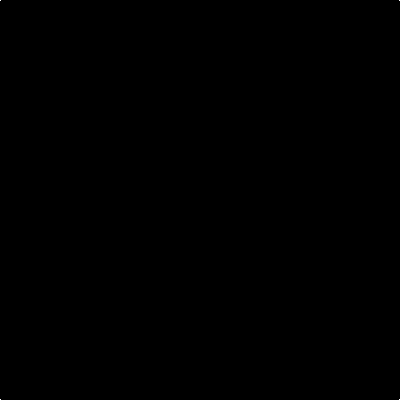
Frame 1 (no input)
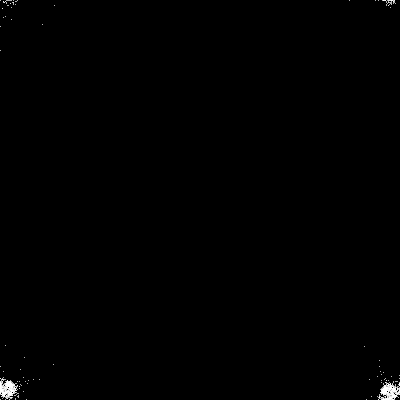
Frame 60 (the mouse pressed at the canvas centre just before this capture)
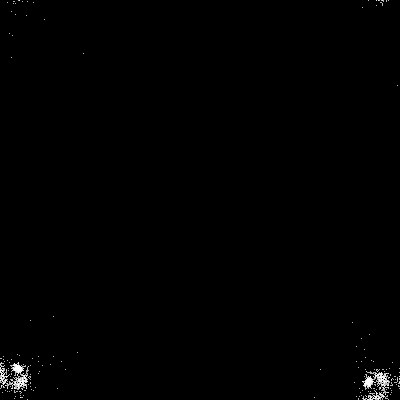
Frame 120 (the mouse held since frame 60 and released just before this capture)

The Processing sketch that drew these frames (run headless with seeded random() and noise(); from frame 60 on, the mouse is pressed at the canvas centre):

// Processing sketch: processing_4175
// ── processing_4175.pde

int i,w=400,u=999;float t=1;float[][]z=new float[u][4];float[]j;
void setup() { size(400,400); }
void draw(){background(0);stroke(255);t+=0.004;for(i=0;i<u;i++){j=z[i];n(0);n(1);
point(j[0]%=w,j[1]%=w);point(w-j[1],j[0]);
}}void n(int a){j[a+2]+=noise(j[0]/w+i/w,j[1]/w+i/w,a*t+i/t)-0.5;j[a]+=(j[a+2]*=0.8)+w;}
